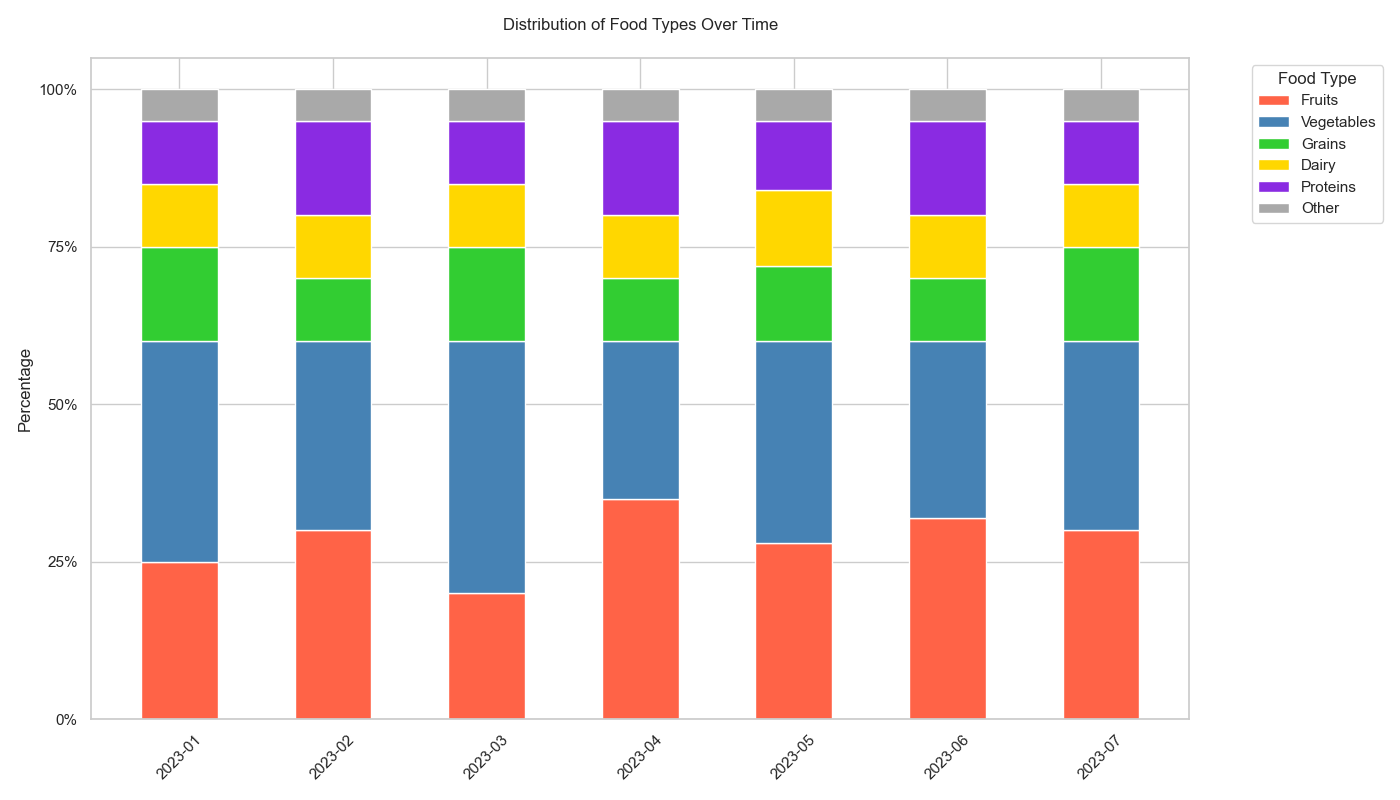

Write Python code to recreate this figure.

import matplotlib.pyplot as plt
import pandas as pd
import seaborn as sns

data = [
    {'Month': '2023-01', 'Fruits': '25%', 'Vegetables': '35%', 'Grains': '15%', 'Dairy': '10%', 'Proteins': '10%', 'Other': '5%'},
    {'Month': '2023-02', 'Fruits': '30%', 'Vegetables': '30%', 'Grains': '10%', 'Dairy': '10%', 'Proteins': '15%', 'Other': '5%'},
    {'Month': '2023-03', 'Fruits': '20%', 'Vegetables': '40%', 'Grains': '15%', 'Dairy': '10%', 'Proteins': '10%', 'Other': '5%'},
    {'Month': '2023-04', 'Fruits': '35%', 'Vegetables': '25%', 'Grains': '10%', 'Dairy': '10%', 'Proteins': '15%', 'Other': '5%'},
    {'Month': '2023-05', 'Fruits': '28%', 'Vegetables': '32%', 'Grains': '12%', 'Dairy': '12%', 'Proteins': '11%', 'Other': '5%'},
    {'Month': '2023-06', 'Fruits': '32%', 'Vegetables': '28%', 'Grains': '10%', 'Dairy': '10%', 'Proteins': '15%', 'Other': '5%'},
    {'Month': '2023-07', 'Fruits': '30%', 'Vegetables': '30%', 'Grains': '15%', 'Dairy': '10%', 'Proteins': '10%', 'Other': '5%'}
]

df = pd.DataFrame(data)

for col in df.columns:
    if col != 'Month':
        df[col] = df[col].str.rstrip('%').astype('float') / 100

df_long = df.melt(id_vars='Month', var_name='Category', value_name='Percentage')

df_long['Month'] = pd.to_datetime(df_long['Month'])
df_long.sort_values(by='Month', inplace=True)

categories = df.columns[1:]
colors = ['#FF6347', '#4682B4', '#32CD32', '#FFD700', '#8A2BE2', '#A9A9A9']

left = len(df_long['Month'].unique()) * [0]

fig, ax = plt.subplots(figsize=(14, 8))

for ix, category in enumerate(categories):
    category_data = df_long[df_long['Category'] == category]
    plt.bar(
        category_data['Month'].dt.strftime('%Y-%m'),
        category_data['Percentage'],
        width=0.5,
        bottom=left,
        color=colors[ix],
        edgecolor="white",
        label=category
    )
    left = left + category_data['Percentage'].values

plt.xticks(rotation=45)
plt.yticks(ticks=[0, 0.25, 0.5, 0.75, 1], labels=['0%', '25%', '50%', '75%', '100%'])
plt.ylabel('Percentage')
plt.title('Distribution of Food Types Over Time', pad=20)
plt.legend(title='Food Type', bbox_to_anchor=(1.05, 1), loc='upper left')

plt.tight_layout()

plt.show()
